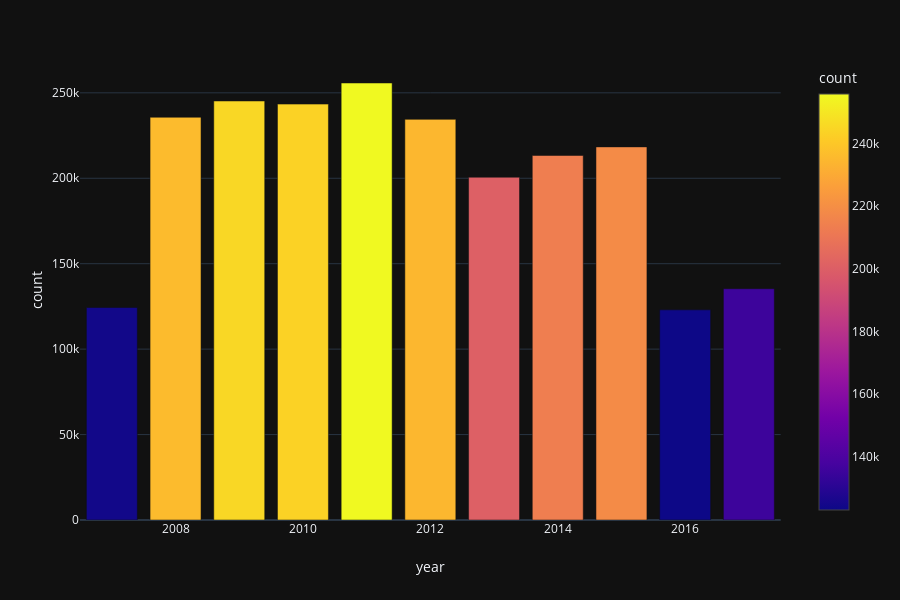

Write notebook code for a chart like this one.
### Markdown cell above
### Getting total unique word count for each year

### Code cell
px.bar(df.groupby('year').count().reset_index(), x = 'year', y = 'count', color = 'count', template = 'plotly_dark')

### Figure 1 — Plotly figure (JSON) as saved in the notebook; plotly's stock layout.template omitted (floating-point values rounded to 4 significant figures)
{"data": [{"alignmentgroup": "True", "hoverlabel": {"namelength": 0}, "hovertemplate": "year=%{x}<br>count=%{marker.color}", "legendgroup": "", "marker": {"color": [124353, 235700, 245224, 243396, 255759, 234477, 200599, 213344, 218371, 122990, 135355], "coloraxis": "coloraxis"}, "name": "", "offsetgroup": "", "orientation": "v", "showlegend": false, "textposition": "auto", "type": "bar", "x": [2007, 2008, 2009, 2010, 2011, 2012, 2013, 2014, 2015, 2016, 2017], "xaxis": "x", "y": [124353, 235700, 245224, 243396, 255759, 234477, 200599, 213344, 218371, 122990, 135355], "yaxis": "y"}], "layout": {"barmode": "relative", "coloraxis": {"colorbar": {"title": {"text": "count"}}, "colorscale": [[0, "#0d0887"], [0.1111, "#46039f"], [0.2222, "#7201a8"], [0.3333, "#9c179e"], [0.4444, "#bd3786"], [0.5556, "#d8576b"], [0.6667, "#ed7953"], [0.7778, "#fb9f3a"], [0.8889, "#fdca26"], [1, "#f0f921"]]}, "height": 600, "legend": {"tracegroupgap": 0}, "margin": {"t": 60}, "xaxis": {"anchor": "y", "domain": [0, 0.98], "title": {"text": "year"}}, "yaxis": {"anchor": "x", "domain": [0, 1], "title": {"text": "count"}}}}
